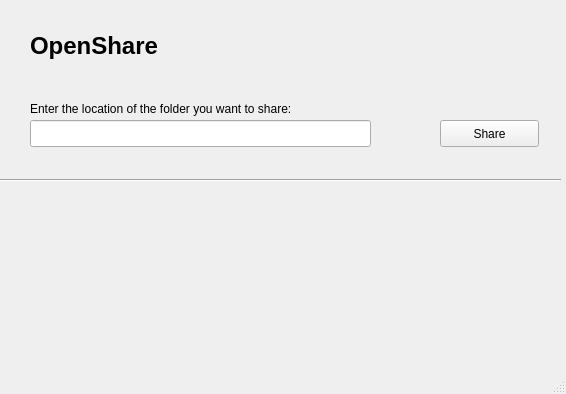
<?xml version="1.0" encoding="UTF-8"?>
<ui version="4.0">
 <class>MainWindow</class>
 <widget class="QMainWindow" name="MainWindow">
  <property name="geometry">
   <rect>
    <x>0</x>
    <y>0</y>
    <width>566</width>
    <height>394</height>
   </rect>
  </property>
  <property name="windowTitle">
   <string>MainWindow</string>
  </property>
  <widget class="QWidget" name="centralwidget">
   <widget class="QLabel" name="openshead">
    <property name="geometry">
     <rect>
      <x>30</x>
      <y>30</y>
      <width>141</width>
      <height>31</height>
     </rect>
    </property>
    <property name="font">
     <font>
      <pointsize>18</pointsize>
      <weight>75</weight>
      <bold>true</bold>
     </font>
    </property>
    <property name="text">
     <string>OpenShare</string>
    </property>
   </widget>
   <widget class="QLineEdit" name="locedit">
    <property name="geometry">
     <rect>
      <x>30</x>
      <y>120</y>
      <width>341</width>
      <height>27</height>
     </rect>
    </property>
   </widget>
   <widget class="QLabel" name="enterloc">
    <property name="geometry">
     <rect>
      <x>30</x>
      <y>100</y>
      <width>381</width>
      <height>17</height>
     </rect>
    </property>
    <property name="text">
     <string>Enter the location of the folder you want to share:</string>
    </property>
   </widget>
   <widget class="QPushButton" name="share">
    <property name="geometry">
     <rect>
      <x>440</x>
      <y>120</y>
      <width>99</width>
      <height>27</height>
     </rect>
    </property>
    <property name="text">
     <string>Share</string>
    </property>
   </widget>
   <widget class="Line" name="line1">
    <property name="geometry">
     <rect>
      <x>0</x>
      <y>170</y>
      <width>561</width>
      <height>20</height>
     </rect>
    </property>
    <property name="orientation">
     <enum>Qt::Horizontal</enum>
    </property>
   </widget>
  </widget>
  <widget class="QMenuBar" name="menubar">
   <property name="geometry">
    <rect>
     <x>0</x>
     <y>0</y>
     <width>566</width>
     <height>25</height>
    </rect>
   </property>
  </widget>
  <widget class="QStatusBar" name="statusbar"/>
 </widget>
 <resources/>
 <connections/>
</ui>
